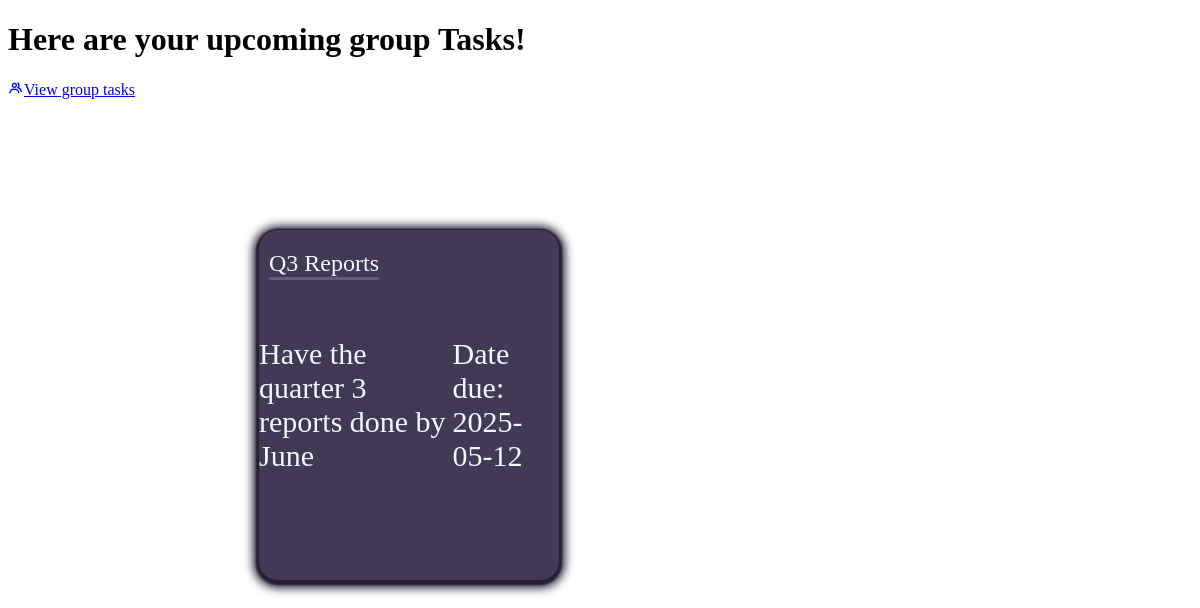
Page /userGroupTask.php?groupID=6 (signed in) on the committed database.
### tables this page shows
CREATE TABLE "Group_Tasks" (
	"GroupTask_ID"	INTEGER NOT NULL,
	"groupTask_title"	TEXT NOT NULL,
	"groupTask_info"	TEXT,
	"groupTask_status"	INTEGER NOT NULL DEFAULT 0,
	"taskDue_date"	TEXT NOT NULL,
	"Group_ID"	INTEGER,
	PRIMARY KEY("GroupTask_ID" AUTOINCREMENT),
	FOREIGN KEY("Group_ID") REFERENCES "Groups"("Group_ID")
);

### userGroupTask.php (the view, shortened to what this page needs)
<?php include('db.php');
    $groupID = $_SESSION['Group_ID'];
    $userID = $_SESSION['User_ID'];
    $getQuery = $db->prepare('SELECT GroupTask_ID FROM Group_Task_Users WHERE User_ID = :userID');
    $getQuery->bindValue('userID', $userID, SQLITE3_INTEGER);
    $getResult = $getQuery->execute();
    $groupTasks = [];
    while ($row = $getResult->fetchArray(SQLITE3_ASSOC)) {
        $grpTaskID = $row['GroupTask_ID'];
        $infoQuery = $db->prepare('SELECT groupTask_title, groupTask_info, taskDue_date FROM Group_Tasks WHERE GroupTask_ID = :grpTaskID AND Group_ID =:groupID');
        $infoQuery->bindValue(':grpTaskID', $grpTaskID, SQLITE3_INTEGER);
        $infoQuery->bindValue(':groupID', $groupID, SQLITE3_INTEGER);
        $infoResult = $infoQuery->execute();
        while ($task = $infoResult->fetchArray(SQLITE3_ASSOC)) {
            $groupTasks[] = $task;
        }
    }
?>
<!DOCTYPE html>
<html lang="en">
<head>
    <link rel="stylesheet" href="userGroupTask.css">
    <link href='https://unpkg.com/boxicons@2.1.4/css/boxicons.min.css' rel='stylesheet'>
</head>
<body onload="loadsidebar()">
    <div class="title"><h1>Here are your upcoming group Tasks!</h1></div>
    <div class="group"><a href="userGroupTask.php"><i class='bx bx-group'></i>View group tasks</a></div>
    <div class="container">
        <div class="boxes">
            <?php foreach ($groupTasks as $task): ?>
                <div class="box">
                    <div class="box-title"><?php echo $task['groupTask_title']; ?></div>
                    <div class="content"><?php echo $task['groupTask_info']; ?></div>
                    <div class="dnt">Date due: <?php echo $task['taskDue_date']; ?></div>
                </div>
            <?php endforeach; ?>
        </div>
    </div>
</body>
</html>

### userGroupTask.css (style rules this page uses)
.container { display: flex; justify-content: center; align-items: center; margin-top: 130px; margin-left: 250px; }
.boxes { display: grid; grid-template-columns: repeat(4, 1fr); grid-template-rows: repeat(2, 1fr); gap: 100px; width: fit-content; }
.box { position: relative; background-color: #423956; display: flex; justify-content: center; align-items: center; box-shadow: 0px 2px 10px 5px #262034, 0 2px 2px 2px #251f33; font-size: 30px; color: aliceblue; width: 300px; height: 350px; border: 1px solid #262034; border-radius: 20px; transition: 500ms; }
.box-title { position: absolute; font-size: 24px; top: 20px; left: 10px; border-bottom: 3px solid rgba(255,225,255,0.2); }

### rows in the picture
group_tasks: groupTask_title "Q3 Reports", groupTask_info "Have the quarter 3 reports done by June", taskDue_date "2025-05-12"
